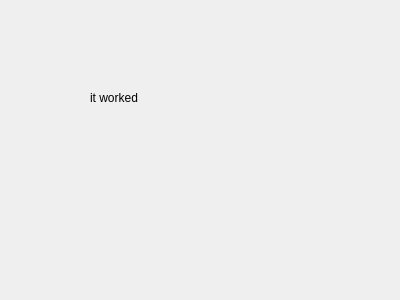
<?xml version="1.0" encoding="UTF-8"?>
<ui version="4.0">
 <class>Form</class>
 <widget class="QWidget" name="Form">
  <property name="geometry">
   <rect>
    <x>0</x>
    <y>0</y>
    <width>400</width>
    <height>300</height>
   </rect>
  </property>
  <property name="windowTitle">
   <string>Form</string>
  </property>
  <widget class="QLabel" name="label">
   <property name="geometry">
    <rect>
     <x>90</x>
     <y>90</y>
     <width>55</width>
     <height>16</height>
    </rect>
   </property>
   <property name="text">
    <string>it worked</string>
   </property>
  </widget>
 </widget>
 <resources/>
 <connections/>
</ui>
